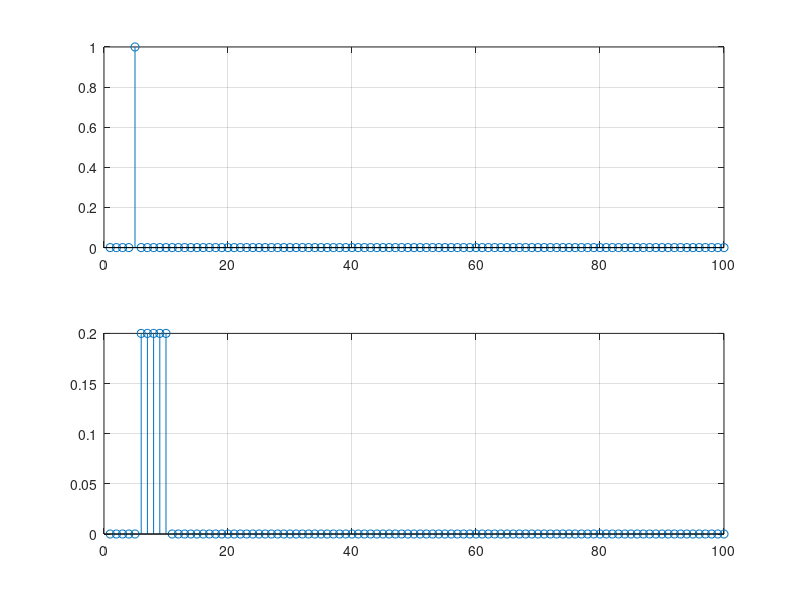

MATLAB code to generate this figure:
clear, clc, close all
fs = 10;
ts = 0 : 1/fs : 10 - 1/fs;
N = length(ts);

a = 1;
b = 0.2;

% x = (a+(b-a)*rand(1,N)).*sin(2*pi*0.5*ts);
x = zeros(1,N);
x(5) =1;
subplot(2,1,1);
% plot(x), grid on
stem(x), grid on
y = zeros(1, N+6);
for i = 6: length(x)
y(i) = (x(i-1) + x(i-2) + x(i-3) + x(i-4) + x(i-5)) * 1/5;
end
subplot(2,1,2);
stem(y(1:100)), grid on
